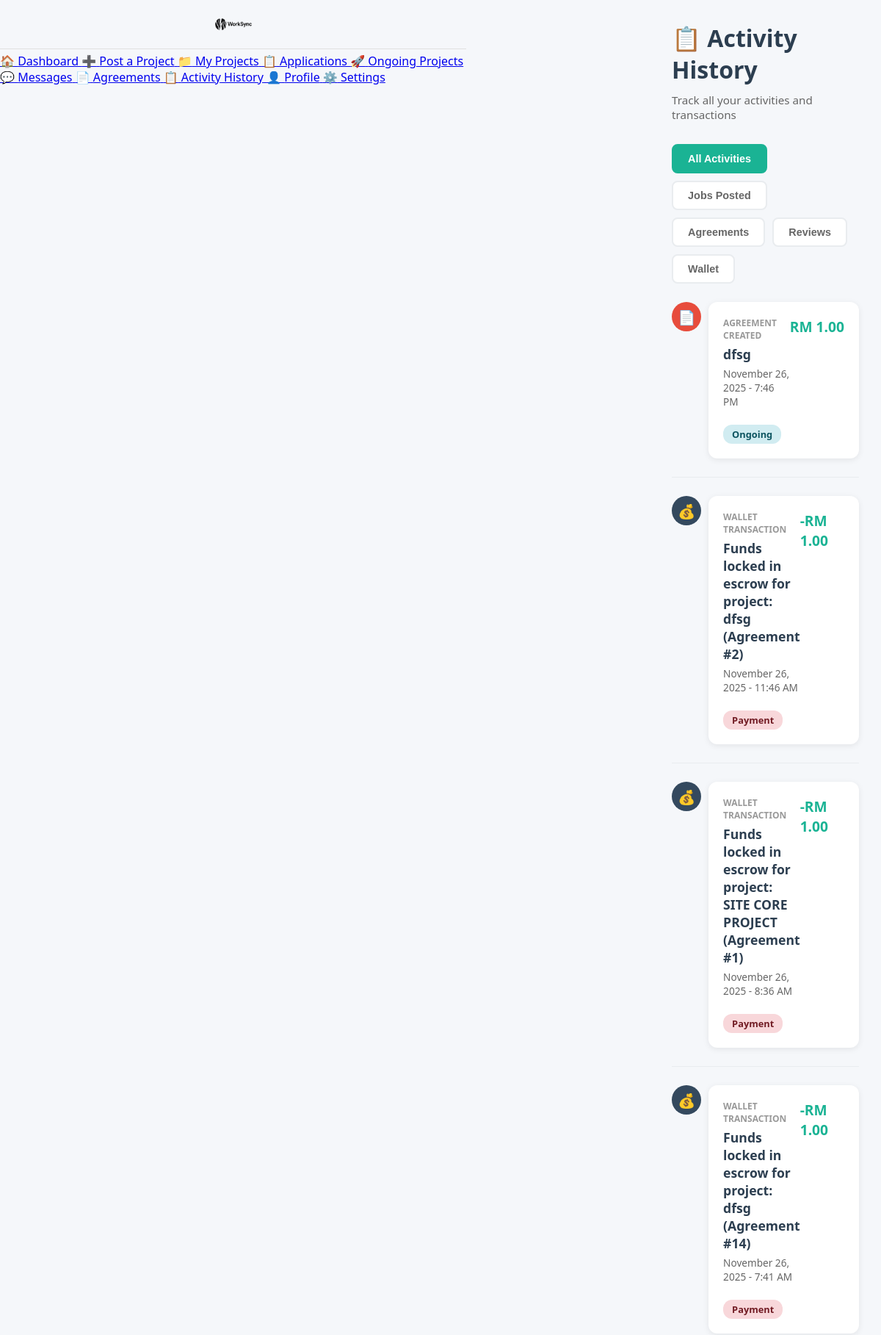
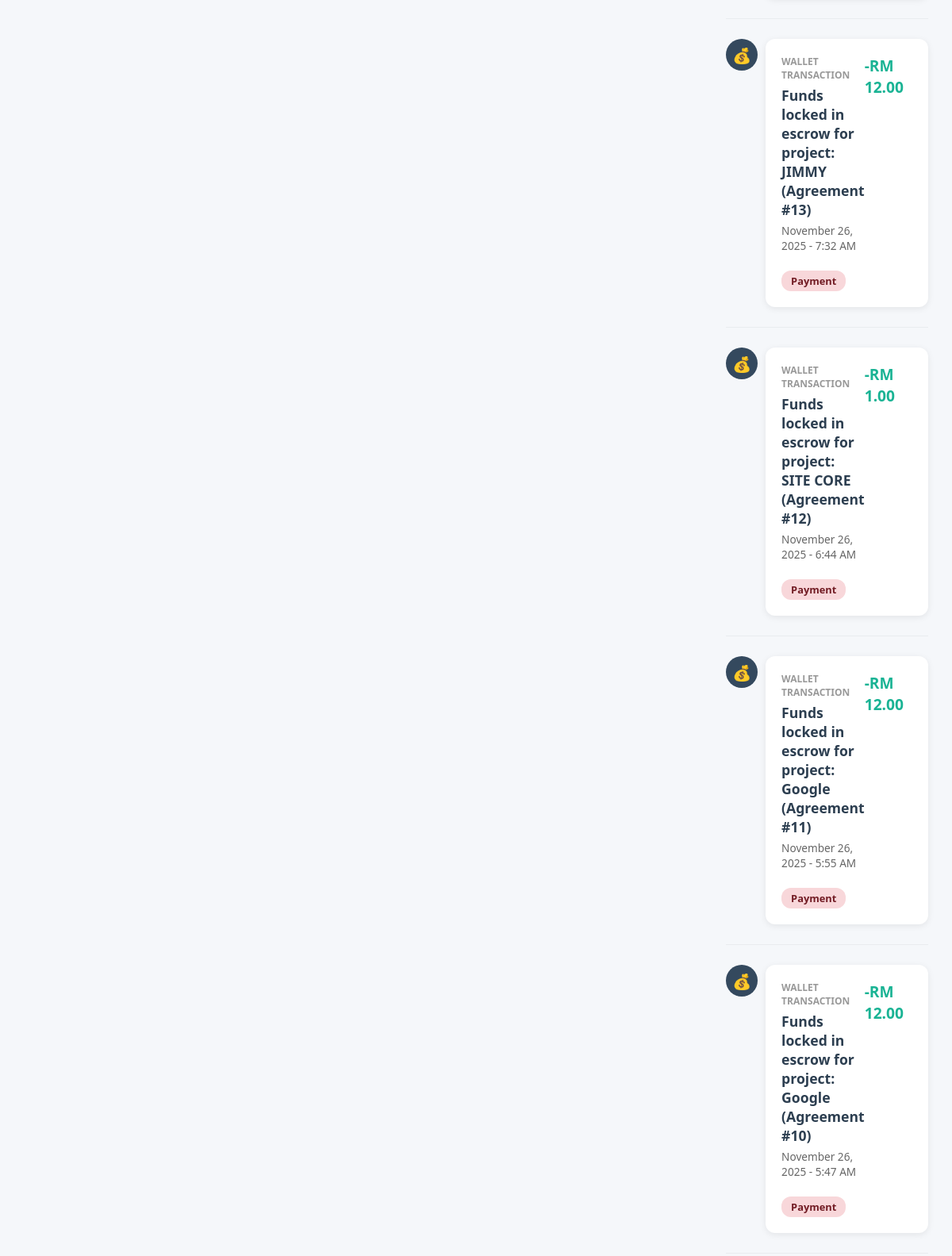
The page /page/activity_history.php (signed in, upper part) on the database its author committed (2 pictures, top to bottom).
### tables this page shows
CREATE TABLE
  `agreement` (
    `AgreementID` int (11) NOT NULL,
    `FreelancerID` int (11) DEFAULT NULL,
    `ClientID` int (11) DEFAULT NULL,
    `CreatedDate` timestamp NOT NULL DEFAULT current_timestamp(),
    `CompleteDate` date DEFAULT NULL,
    `DeliveryDate` date DEFAULT NULL,
    `agreeementPath` varchar(255) DEFAULT NULL,
    `ClientSignedDate` datetime DEFAULT NULL,
    `ClientSignaturePath` varchar(255) DEFAULT NULL,
    `FreelancerSignedDate` datetime DEFAULT NULL,
    `ExpiredDate` datetime DEFAULT NULL,
    `FreelancerSignaturePath` varchar(255) DEFAULT NULL,
    `Terms` text DEFAULT NULL,
    `Status` varchar(50) DEFAULT NULL,
    `ProjectTitle` varchar(255) DEFAULT NULL,
    `Scope` text DEFAULT NULL,
    `DeliveryTime` int (11) NOT NULL,
    `Deliverables` text DEFAULT NULL,
    `PaymentAmount` decimal(10, 2) DEFAULT NULL,
    `ProjectDetail` text DEFAULT NULL,
    `FreelancerName` varchar(255) DEFAULT NULL,
    `ClientName` varchar(255) DEFAULT NULL
  );

CREATE TABLE
  `wallet_transactions` (
    `TransactionID` int (11) NOT NULL,
    `WalletID` int (11) NOT NULL,
    `Type` enum (
      'topup',
      'payment',
      'earning',
      'refund',
      'withdrawal'
    ) NOT NULL,
    `Amount` decimal(10, 2) NOT NULL,
    `Status` enum ('pending', 'completed', 'failed') NOT NULL DEFAULT 'pending',
    `Description` text DEFAULT NULL,
    `ReferenceID` varchar(100) DEFAULT NULL COMMENT 'Order ID, Payment ID, etc.',
    `CreatedAt` timestamp NOT NULL DEFAULT current_timestamp()
  );

### page/activity_history.php (the view, shortened to what this page needs)
<?php
$user_id = $_SESSION['user_id'];
$user_type = $_SESSION['user_type'];
$conn = getDBConnection();
$activities = [];
if ($user_type === 'client') {
    $sql = "SELECT 'job_posted' as type, JobID as id, Title as title, PostDate as date, Status as status, Budget as amount
            FROM job
            WHERE ClientID = ?
            ORDER BY PostDate DESC";
    $stmt = $conn->prepare($sql);
    $stmt->bind_param('i', $user_id);
    $stmt->execute();
    $result = $stmt->get_result();
    while ($row = $result->fetch_assoc()) {
        $activities[] = $row;
    }
    $sql = "SELECT 'agreement_created' as type, AgreementID as id, ProjectTitle as title, ClientSignedDate as date, Status as status, PaymentAmount as amount
            FROM agreement
            WHERE ClientID = ?
            ORDER BY ClientSignedDate DESC";
    $stmt = $conn->prepare($sql);
    $stmt->bind_param('i', $user_id);
    $stmt->execute();
    $result = $stmt->get_result();
    while ($row = $result->fetch_assoc()) {
        $activities[] = $row;
    }
    $sql = "SELECT 'wallet_transaction' as type, TransactionID as id, Description as title, CreatedAt as date, Type as status, Amount as amount
            FROM wallet_transactions wt
            JOIN wallet w ON wt.WalletID = w.WalletID
            WHERE w.UserID = ?
            ORDER BY CreatedAt DESC
            LIMIT 50";
    $stmt = $conn->prepare($sql);
    $stmt->bind_param('i', $user_id);
    $stmt->execute();
    $result = $stmt->get_result();
    while ($row = $result->fetch_assoc()) {
        $activities[] = $row;
    }
}
usort($activities, function($a, $b) {
    return strtotime($b['date']) - strtotime($a['date']);
});
?>
<!DOCTYPE html>
<html lang="en">
<head>
    <link rel="stylesheet" href="/assets/css/app.css">
    <link rel="stylesheet" href="/assets/css/<?= $user_type === 'client' ? 'client' : 'freelancer' ?>.css">
</head>
<body>
    <div class="main-container">
        <?php
        if ($user_type === 'client') {
            include '../includes/client_sidebar.php';
        } else {
            include '../includes/freelancer_sidebar.php';
        }
        ?>
        <div class="content">
            <div class="page-header">
                <h1>📋 Activity History</h1>
                <p>Track all your activities and transactions</p>
            </div>
            <div class="filter-tabs">
                <button class="filter-btn active" onclick="filterActivities('all')">All Activities</button>
                <?php if ($user_type === 'client'): ?>
                    <button class="filter-btn" onclick="filterActivities('job_posted')">Jobs Posted</button>
                    <button class="filter-btn" onclick="filterActivities('agreement_created')">Agreements</button>
                    <button class="filter-btn" onclick="filterActivities('work_reviewed')">Reviews</button>
                <?php else: ?>
                    <button class="filter-btn" onclick="filterActivities('job_application')">Applications</button>
                    <button class="filter-btn" onclick="filterActivities('agreement_signed')">Agreements</button>
                    <button class="filter-btn" onclick="filterActivities('work_submitted')">Submissions</button>
                <?php endif; ?>
                <button class="filter-btn" onclick="filterActivities('wallet_transaction')">Wallet</button>
            </div>
            <?php if (empty($activities)): ?>
                <div class="empty-state">
                    <div class="empty-icon">📋</div>
                    <h3>No Activity Yet</h3>
                    <p>Your activity history will appear here as you use the platform.</p>
                </div>
            <?php else: ?>
                <div class="history-timeline">
                    <?php foreach ($activities as $activity): ?>
                        <div class="timeline-item" data-type="<?= $activity['type'] ?>">
                            <div class="timeline-icon <?= str_replace('_', '-', $activity['type']) ?>">
                                <?php
                                $icons = [
                                    'job_posted' => '📝',
                                    'job_application' => '📬',
                                    'agreement_created' => '📄',
                                    'agreement_signed' => '✍️',
                                    'work_submitted' => '📤',
                                    'work_reviewed' => '✅',
                                    'wallet_transaction' => '💰'
                                ];
                                echo $icons[$activity['type']] ?? '📌';
                                ?>
                            </div>
                            <div class="timeline-content">
                                <div class="activity-header">
                                    <div class="activity-title">
                                        <div class="activity-type">
                                            <?= ucwords(str_replace('_', ' ', $activity['type'])) ?>
                                        </div>
                                        <div class="activity-name"><?= htmlspecialchars($activity['title']) ?></div>
                                        <div class="activity-date">
                                            <?= date('F d, Y - g:i A', strtotime($activity['date'])) ?>
                                        </div>
                                    </div>
                                    <?php if (!empty($activity['amount'])): ?>
                                        <div class="activity-amount">
                                            <?php if ($activity['type'] === 'wallet_transaction' && $activity['status'] === 'payment'): ?>
                                                -RM <?= number_format($activity['amount'], 2) ?>
                                            <?php else: ?>
                                                RM <?= number_format($activity['amount'], 2) ?>
                                            <?php endif; ?>
                                        </div>
                                    <?php endif; ?>
                                </div>
                                <span class="activity-status status-<?= str_replace('_', '-', strtolower($activity['status'])) ?>">
                                    <?= ucwords(str_replace('_', ' ', $activity['status'])) ?>
                                </span>
                            </div>
                        </div>
                    <?php endforeach; ?>
                </div>
            <?php endif; ?>
        </div>
    </div>
</body>
</html>

### assets/css/app.css (style rules this page uses)
html { font-family: 'Momo Trust Display', sans-serif; margin: 0; padding: 0; width: 100%; }
body { margin: 0; padding: 0; width: 100%; }

### page/activity_history.php (style rules this page uses)
* { margin: 0; padding: 0; box-sizing: border-box; }
body { font-family: 'Segoe UI', Tahoma, Geneva, Verdana, sans-serif; background: #f5f7fa; min-height: 100vh; }
.main-container { display: flex; min-height: 100vh; }
.content { flex: 1; margin-left: 250px; padding: 30px; }
.page-header { margin-bottom: 30px; }
.page-header h1 { font-size: 2rem; font-weight: 700; color: #2c3e50; margin-bottom: 10px; }
.page-header p { color: #666; font-size: 0.95rem; }
.filter-tabs { display: flex; gap: 10px; margin-bottom: 25px; flex-wrap: wrap; }
.filter-btn { padding: 10px 20px; border: 2px solid #e9ecef; background: white; border-radius: 8px; font-size: 0.9rem; font-weight: 600; color: #666; cursor: pointer; transition: all 0.3s ease; }
.filter-btn.active { background: #1ab394; border-color: #1ab394; color: white; }
.history-timeline { position: relative; }
.timeline-item { position: relative; padding-left: 50px; margin-bottom: 25px; padding-bottom: 25px; border-bottom: 1px solid #e9ecef; }
.timeline-icon { position: absolute; left: 0; top: 0; width: 40px; height: 40px; border-radius: 50%; display: flex; align-items: center; justify-content: center; font-size: 1.2rem; color: white; font-weight: 700; }
.timeline-icon.agreement-created { background: #e74c3c; }
.timeline-icon.wallet-transaction { background: #34495e; }
.timeline-content { background: white; padding: 20px; border-radius: 12px; box-shadow: 0 2px 8px rgba(0,0,0,0.08); transition: all 0.3s ease; }
.activity-header { display: flex; justify-content: space-between; align-items: start; margin-bottom: 12px; }
.activity-title { flex: 1; }
.activity-type { font-size: 0.75rem; color: #999; text-transform: uppercase; font-weight: 600; margin-bottom: 5px; }
.activity-name { font-size: 1.1rem; font-weight: 700; color: #2c3e50; margin-bottom: 5px; }
.activity-date { font-size: 0.85rem; color: #666; }
.activity-amount { font-size: 1.2rem; font-weight: 700; color: #1ab394; }
.activity-status { display: inline-block; padding: 4px 12px; border-radius: 12px; font-size: 0.8rem; font-weight: 600; margin-top: 10px; }
.status-ongoing { background: #d1ecf1; color: #0c5460; }
.status-payment { background: #f8d7da; color: #721c24; }

### rows shown on the page
agreement: type "📄", type "AGREEMENT CREATED", ProjectTitle "dfsg", ClientSignedDate "November 26, 2025 - 7:46 PM", PaymentAmount "1.00", Status "Ongoing"
wallet_transactions: type "💰", type "WALLET TRANSACTION", Description "Funds locked in escrow for project: dfsg (Agreement #2)", CreatedAt "November 26, 2025 - 11:46 AM", Amount "1.00", Type "Payment"
wallet_transactions: type "💰", type "WALLET TRANSACTION", Description "Funds locked in escrow for project: SITE CORE PROJECT (Agreement #1)", CreatedAt "November 26, 2025 - 8:36 AM", Amount "1.00", Type "Payment"
wallet_transactions: type "💰", type "WALLET TRANSACTION", Description "Funds locked in escrow for project: dfsg (Agreement #14)", CreatedAt "November 26, 2025 - 7:41 AM", Amount "1.00", Type "Payment"
wallet_transactions: type "💰", type "WALLET TRANSACTION", Description "Funds locked in escrow for project: JIMMY (Agreement #13)", CreatedAt "November 26, 2025 - 7:32 AM", Amount "12.00", Type "Payment"
wallet_transactions: type "💰", type "WALLET TRANSACTION", Description "Funds locked in escrow for project: SITE CORE (Agreement #12)", CreatedAt "November 26, 2025 - 6:44 AM", Amount "1.00", Type "Payment"
wallet_transactions: type "💰", type "WALLET TRANSACTION", Description "Funds locked in escrow for project: Google (Agreement #11)", CreatedAt "November 26, 2025 - 5:55 AM", Amount "12.00", Type "Payment"
wallet_transactions: type "💰", type "WALLET TRANSACTION", Description "Funds locked in escrow for project: Google (Agreement #10)", CreatedAt "November 26, 2025 - 5:47 AM", Amount "12.00", Type "Payment"
